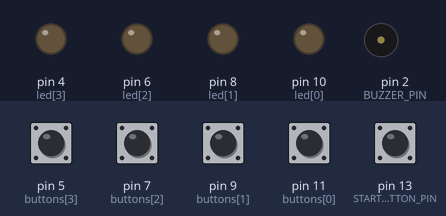
The sketch below on a simulated Arduino Uno, built with avr-gcc and run on an emulated ATmega328P. On the bench: output pins drawn as LEDs (lit = HIGH), buzzer (waves = sounding). The inputs (shaded band) are chosen by the test bench; at power-on: pin 5 (buttons[3]), pin 7 (buttons[2]), pin 9 (buttons[1]), pin 11 (buttons[0]), pin 13 (START_BUTTON_PIN) LOW. Random numbers use the default seed unless the sketch sets one.

Above: at 1.2 s.
1.3 s: pin 13 (START_BUTTON_PIN) pulled HIGH for 0.15 s
At 3.62 s:
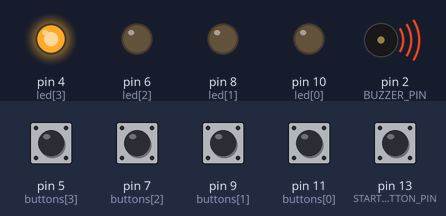
4.3 s: pin 9 (buttons[1]) pulled HIGH for 0.15 s
At 4.9 s:
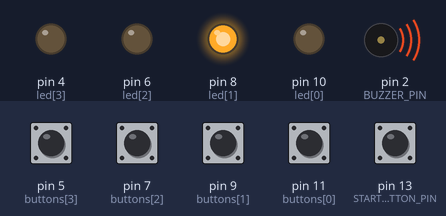
6.8 s: pin 13 (START_BUTTON_PIN) pulled HIGH for 1 s
At 8.3 s:
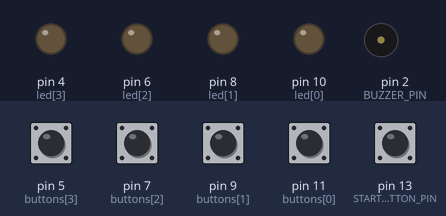
9.8 s: pin 5 (buttons[3]) pulled HIGH for 0.15 s
At 9.88 s:
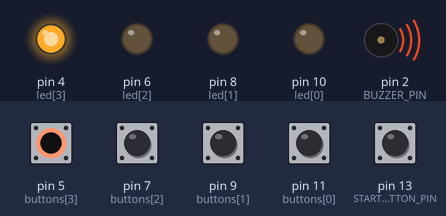
Timing chart, 0 to 13.0 s (numbered marks = the images above; inputs shaded):
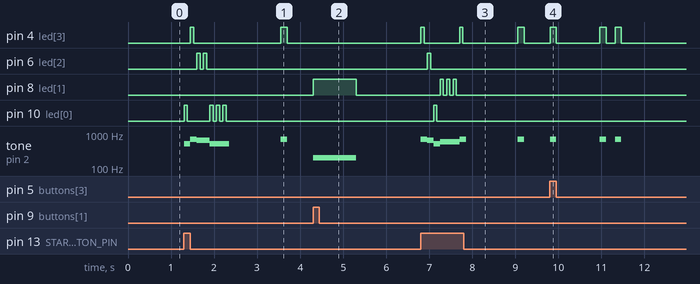

Measured:
- after the input at 1.3 s, pin 4 (led[3]): LOW → HIGH after 0.15 s, → LOW 0.08 s later, → HIGH 2.0 s later, → LOW 0.15 s later; pin 6 (led[2]): alternates HIGH for 0.08 s and LOW for 0.08 s, 4 changes in all, then stays LOW, starting after 0.30 s
- after the input at 4.3 s, pin 8 (led[1]): LOW → HIGH at once, → LOW 1.0 s later; tone on pin 2 (BUZZER_PIN): silent → 200 Hz at once, → silent 1.0 s later
- after the input at 6.8 s, pin 4 (led[3]): goes HIGH 0.08 s, LOW 0.83 s, HIGH 0.08 s, LOW 1.3 s, HIGH 0.15 s, then LOW, starting at once; pin 6 (led[2]): LOW → HIGH after 0.16 s, → LOW 0.08 s later
- after the input at 9.8 s, pin 4 (led[3]): goes HIGH 0.15 s, LOW 1.0 s, HIGH 0.15 s, LOW 0.20 s, HIGH 0.15 s, then LOW, starting at once; tone on pin 2 (BUZZER_PIN): goes 698 Hz 0.15 s, silent 1.0 s, 698 Hz 0.15 s, silent 0.20 s, 698 Hz 0.15 s, then silent, starting at once

The sketch:

Simon_game.ino
```cpp
//porte pin (buzzer e pulsante start)
#define BUZZER_PIN 2
#define START_BUTTON_PIN 13

//numero di livelli
#define LEVELS 10

//fasi del gioco
#define STATE_STOPPED 0
#define STATE_SHOW 1
#define STATE_REPEAT 2

//array di pin (pulsanti, led e note)
int buttons[4] = {11, 9, 7, 5};
int led[4] = {10, 8, 6, 4};
int notes[4] = {523, 587, 659, 698};

int sequence[LEVELS];         //mostra la sequenza

//inizializzazione livello e indice
int level = 0;                //livello del gioco
int index = 0;

int state = STATE_STOPPED;    //stato attuale


void setup() {

  //impostiamo i pin dei pulsanti in input e i pin dei led in output
  for(int i=0; i<4; i++){
    pinMode(buttons[i], INPUT);
    pinMode(led[i], OUTPUT);
    }

  pinMode(START_BUTTON_PIN, INPUT);   //pin del pulsante start in input
  pinMode(BUZZER_PIN, OUTPUT);        //pin del buzzer in output

  randomSeed(analogRead(A0));         //sequenza casuale di numeri, A0 è un pin analogico non collegato
  }


void loop() {

  //se il pulsante start viene premuto inizia il gioco
  if(digitalRead(START_BUTTON_PIN) == HIGH)
    welcome();

  //siamo nella fase di visualizzazione della sequenza
  if(state == STATE_SHOW)
    showNextLevel();

  //deve essere ripetuta la sequenza
  if(state == STATE_REPEAT)
    repeatSequence();

  delay(10);
  }


//funzione per suonare una delle 4 note musicali
void playNote(int note){
  tone(BUZZER_PIN, notes[note], 150);
  digitalWrite(led[note], HIGH);
  delay(150);
  digitalWrite(led[note], LOW);
  }


//funzione che legge tutti e 4 i pulsanti e sa quale è stato premuto
int readButtons(){
  for(int i=0; i<4; i++)
    if(digitalRead(buttons[i]) == HIGH)
      return i;

  return -1;
  }


//funzione che indica l'inizio di una nuova partita
void welcome(){
  int randomNumber;

  for(int i=0; i<7; i++){
    randomNumber = random(4);                       //genera un numero casuale
    tone(BUZZER_PIN, notes[randomNumber], 150);
    digitalWrite(led[randomNumber], HIGH);
    delay(75);
    digitalWrite(led[randomNumber], LOW);
    delay(75);
    }

  level = 0;
  state = STATE_SHOW;       //stato successivo
  delay(1200);
  }


//funzione che genera una nuova nota e visualizza tutta la sequenza creata fin adesso
void showNextLevel(){
  sequence[level] = random(4);      //genera una nota casuale al livello 'level'

  for(int i=0; i<=level; i++){
    playNote(sequence[i]);
    delay(200);
    }

  index = 0;
  level++;
  state = STATE_REPEAT;      //stato successivo
  }


//funzione di errore
void error(int note){
  tone(BUZZER_PIN, 200, 1000);     //nota bassa

  digitalWrite(led[note], HIGH);
  delay(1000);
  digitalWrite(led[note], LOW);

  state = STATE_STOPPED;          //ferma il gioco
  }


//funzione di vittoria
void win(){
  int randomNumber;
  delay(200);

  for(int i=0; i<12; i++){
    randomNumber = random(4);
    tone(BUZZER_PIN, notes[randomNumber], 150);

    //accende tutti i led
    for(int j=0; j<4; j++)
      digitalWrite(led[j], HIGH);
    delay(75);

    //spegne tutti i led
    for(int j=0; j<4; j++)
      digitalWrite(led[j], LOW);
    delay(75);
    }

  state = STATE_STOPPED;      //ferma il gioco
  }


//funzione di ripetizione della sequenza
void repeatSequence(){
  int selectedNote = readButtons();     //stato dei pulsanti

  //se un pulsante è stato premuto, e corrisponde alla nota aspettata possiamo suonarla
  if(selectedNote >= 0){
    if(selectedNote == sequence[index]){
      playNote(selectedNote);
      while(readButtons() != -1);
      index++;

      //se non abbiamo raggiunto il livello massimo ritorniamo alla visualizzazione della sequenza
      if(index >= level){
        if(level < LEVELS){
          state = STATE_SHOW;
          delay(1000);
          }
        else  win();            //altrimenti finisce il gioco
        }

      }
    else  error(selectedNote);  //se il pulsante premuto non corrisponde alla sequenza si genera un errore
    }
  }
```
